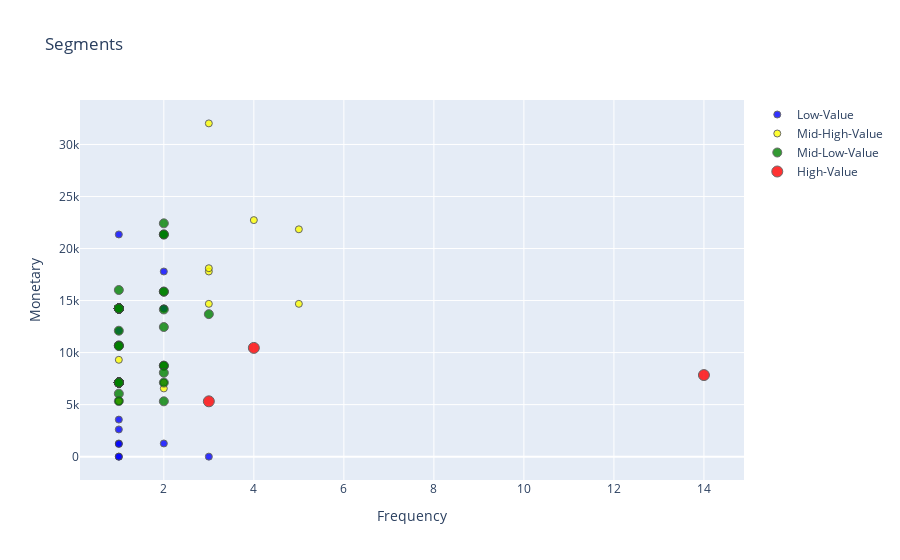
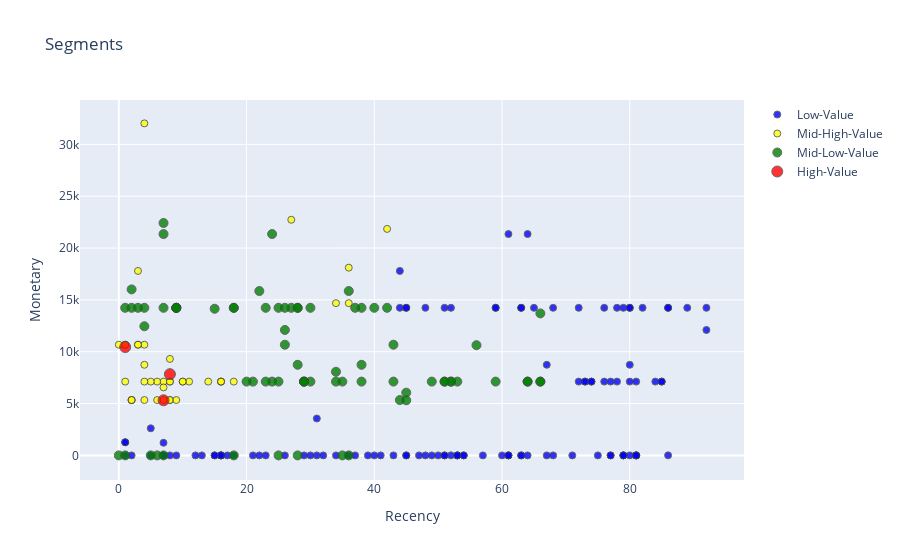
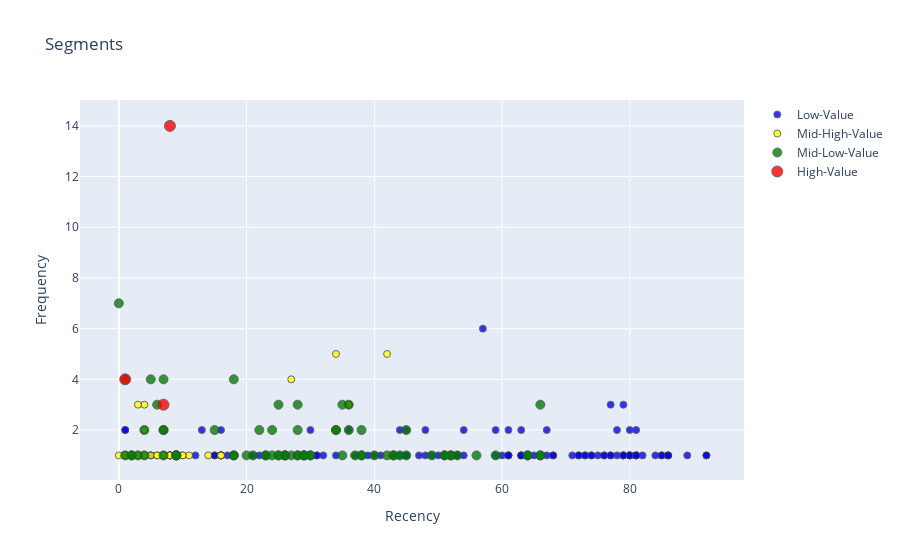

Source (notebook cell) for these figures, in order:
### Markdown cell above
# Visualisations

### Code cell
# Define a function to create scatter plots for different segments
def create_segment_scatter(tx_graph, x_column, y_column, x_title, y_title):
    plot_data = []
    markers = {'Low-Value': {'color': 'blue', 'size': 7},
               'Mid-High-Value': {'color': 'yellow', 'size': 7},
               'Mid-Low-Value': {'color': 'green', 'size': 9},
               'High-Value': {'color': 'red', 'size': 11}}
  
    
    for segment, properties in markers.items():
        scatter_data = go.Scatter(
            x=tx_graph.query(f"Segment == '{segment}'")[x_column],
            y=tx_graph.query(f"Segment == '{segment}'")[y_column],
            mode='markers',
            name=segment,
            marker=dict(
                size=properties['size'],
                line=dict(width=1),
                color=properties['color'],
                opacity=0.8
            )
        )
        plot_data.append(scatter_data)

    plot_layout = go.Layout(
        xaxis={'title': x_title},
        yaxis={'title': y_title},
        title='Segments'
    )
    fig = go.Figure(data=plot_data, layout=plot_layout)
    fig.write_image(f"output/{x_column}_vs_{y_column}.png")  # Save the plot as an image
    fig.show()

# Example usage:
# Revenue vs Frequency
tx_graph_revenue_frequency = df_RFM.query("Monetary > 0 and Frequency > 0")
create_segment_scatter(tx_graph_revenue_frequency, 'Frequency', 'Monetary', 'Frequency', 'Monetary')

# Revenue vs Recency
tx_graph_revenue_recency = df_RFM.query("Monetary < 50000 and Frequency < 2000")
create_segment_scatter(tx_graph_revenue_recency, 'Recency', 'Monetary', 'Recency', 'Monetary')

# Revenue vs Frequency
tx_graph_recency_frequency = df_RFM.query("Monetary < 50000 and Frequency < 2000")
create_segment_scatter(tx_graph_recency_frequency, 'Recency', 'Frequency', 'Recency', 'Frequency')

### Figure 1 — Plotly figure (JSON) as saved in the notebook; plotly's stock layout.template omitted (floating-point values rounded to 4 significant figures)
{"data": [{"marker": {"color": "blue", "line": {"width": 1}, "opacity": 0.8, "size": 7}, "mode": "markers", "name": "Low-Value", "x": [1, 1, 2, 1, 1, 2, 1, 2, 1, 2, 2, 1, 1, 1, 1, 1, 1, 1, 1, 1, 1, 1, 1, 1, 1, 1, 1, 1, 1, 1, 1, 1, 1, 2, 2, 1, 1, 1, 1, 1, 1, 1, 1, 1, 1, 1, 1, 2, 3, 1], "y": [2613.0, 1265.0, 1265.0, 1216.0, 3559.0, 21350.0, 21350.0, 17790.0, 14230.0, 14230.0, 14230.0, 14230.0, 14230.0, 14230.0, 14230.0, 14230.0, 14230.0, 14230.0, 14230.0, 0.01, 14230.0, 14230.0, 14230.0, 14230.0, 14230.0, 14230.0, 14230.0, 14230.0, 14230.0, 14230.0, 14230.0, 14230.0, 12100.0, 8739.0, 8739.0, 7117.0, 7117.0, 7117.0, 7117.0, 7117.0, 7117.0, 7117.0, 7117.0, 7117.0, 7117.0, 7117.0, 7117.0, 7117.0, 0.01, 0.01], "type": "scatter"}, {"marker": {"color": "yellow", "line": {"width": 1}, "opacity": 0.8, "size": 7}, "mode": "markers", "name": "Mid-High-Value", "x": [3, 3, 1, 1, 1, 1, 1, 1, 1, 2, 1, 1, 1, 1, 1, 1, 1, 1, 1, 1, 1, 2, 1, 1, 1, 2, 1, 1, 1, 1, 1, 1, 1, 1, 1, 4, 5, 3, 5, 3], "y": [32030.0, 17790.0, 10680.0, 10680.0, 10680.0, 10680.0, 10680.0, 10680.0, 9305.0, 8739.0, 7117.0, 7117.0, 7117.0, 7117.0, 7117.0, 7117.0, 7117.0, 7117.0, 7117.0, 7117.0, 7117.0, 7117.0, 7117.0, 7117.0, 7117.0, 6554.0, 5338.0, 5338.0, 5338.0, 5338.0, 5338.0, 5338.0, 5338.0, 5338.0, 5338.0, 22730.0, 21850.0, 18110.0, 14680.0, 14680.0], "type": "scatter"}, {"marker": {"color": "green", "line": {"width": 1}, "opacity": 0.8, "size": 9}, "mode": "markers", "name": "Mid-Low-Value", "x": [2, 2, 1, 1, 1, 1, 1, 1, 1, 1, 1, 1, 1, 1, 2, 2, 2, 2, 2, 1, 1, 1, 1, 1, 1, 1, 1, 1, 1, 1, 1, 1, 2, 2, 2, 1, 1, 1, 1, 1, 1, 1, 1, 1, 1, 2, 1, 3, 1, 1, 1, 1, 1, 1, 1, 1, 1, 1, 1, 1, 1, 1, 1, 1, 2], "y": [22420.0, 21350.0, 16010.0, 14230.0, 14230.0, 14230.0, 14230.0, 14230.0, 14230.0, 14230.0, 14230.0, 14230.0, 14230.0, 14230.0, 14140.0, 12450.0, 21350.0, 15860.0, 15860.0, 14230.0, 14230.0, 14230.0, 14230.0, 14230.0, 14230.0, 14230.0, 14230.0, 14230.0, 14230.0, 14230.0, 12100.0, 10680.0, 8739.0, 8739.0, 8065.0, 7117.0, 7117.0, 7117.0, 7117.0, 7117.0, 7117.0, 7117.0, 7117.0, 7117.0, 7117.0, 7117.0, 7117.0, 13690.0, 10680.0, 10630.0, 7117.0, 7117.0, 7117.0, 7117.0, 7117.0, 7117.0, 7117.0, 7117.0, 7117.0, 7117.0, 7117.0, 7117.0, 6050.0, 5338.0, 5315.0], "type": "scatter"}, {"marker": {"color": "red", "line": {"width": 1}, "opacity": 0.8, "size": 11}, "mode": "markers", "name": "High-Value", "x": [4, 14, 3], "y": [10450.0, 7838.0, 5315.0], "type": "scatter"}], "layout": {"title": {"text": "Segments"}, "xaxis": {"title": {"text": "Frequency"}}, "yaxis": {"title": {"text": "Monetary"}}}}

### Figure 2 — Plotly figure (JSON) as saved in the notebook; plotly's stock layout.template omitted (floating-point values rounded to 4 significant figures)
{"data": [{"marker": {"color": "blue", "line": {"width": 1}, "opacity": 0.8, "size": 7}, "mode": "markers", "name": "Low-Value", "x": [5, 1, 1, 7, 16, 7, 5, 18, 15, 1, 13, 7, 16, 12, 8, 9, 16, 16, 2, 17, 15, 31, 34, 31, 36, 32, 26, 40, 21, 39, 30, 29, 22, 37, 23, 41, 61, 64, 44, 51, 45, 59, 44, 45, 63, 48, 63, 59, 65, 52, 52, 63, 61, 51, 54, 53, 48, 63, 47, 49, 64, 61, 53, 60, 45, 57, 50, 45, 54, 53, 51, 43, 61, 79, 82, 80, 86, 78, 86, 72, 76, 80, 92, 68, 89, 92, 80, 67, 74, 73, 73, 80, 85, 81, 84, 85, 76, 74, 77, 72, 78, 79, 86, 71, 81, 81, 79, 75, 77, 77, 80, 79, 67, 68, 81, 81], "y": [2613.0, 1265.0, 1265.0, 1216.0, 0.0, 0.0, 0.0, 0.0, 0.0, 0.0, 0.0, 0.0, 0.0, 0.0, 0.0, 0.0, 0.0, 0.0, 0.0, 0.0, 0.0, 3559.0, 0.0, 0.0, 0.0, 0.0, 0.0, 0.0, 0.0, 0.0, 0.0, 0.0, 0.0, 0.0, 0.0, 0.0, 21350.0, 21350.0, 17790.0, 14230.0, 14230.0, 14230.0, 14230.0, 14230.0, 14230.0, 14230.0, 14230.0, 14230.0, 14230.0, 14230.0, 0.01, 0.0, 0.0, 0.0, 0.0, 0.0, 0.0, 0.0, 0.0, 0.0, 0.0, 0.0, 0.0, 0.0, 0.0, 0.0, 0.0, 0.0, 0.0, 0.0, 0.0, 0.0, 0.0, 14230.0, 14230.0, 14230.0, 14230.0, 14230.0, 14230.0, 14230.0, 14230.0, 14230.0, 14230.0, 14230.0, 14230.0, 12100.0, 8739.0, 8739.0, 7117.0, 7117.0, 7117.0, 7117.0, 7117.0, 7117.0, 7117.0, 7117.0, 7117.0, 7117.0, 7117.0, 7117.0, 7117.0, 0.01, 0.01, 0.0, 0.0, 0.0, 0.0, 0.0, 0.0, 0.0, 0.0, 0.0, 0.0, 0.0, 0.0, 0.0], "type": "scatter"}, {"marker": {"color": "yellow", "line": {"width": 1}, "opacity": 0.8, "size": 7}, "mode": "markers", "name": "Mid-High-Value", "x": [4, 3, 3, 1, 4, 0, 3, 1, 8, 4, 11, 7, 8, 16, 10, 8, 14, 18, 1, 6, 5, 4, 16, 16, 10, 7, 4, 8, 2, 8, 9, 6, 2, 7, 2, 27, 42, 36, 34, 36], "y": [32030.0, 17790.0, 10680.0, 10680.0, 10680.0, 10680.0, 10680.0, 10680.0, 9305.0, 8739.0, 7117.0, 7117.0, 7117.0, 7117.0, 7117.0, 7117.0, 7117.0, 7117.0, 7117.0, 7117.0, 7117.0, 7117.0, 7117.0, 7117.0, 7117.0, 6554.0, 5338.0, 5338.0, 5338.0, 5338.0, 5338.0, 5338.0, 5338.0, 5338.0, 5338.0, 22730.0, 21850.0, 18110.0, 14680.0, 14680.0], "type": "scatter"}, {"marker": {"color": "green", "line": {"width": 1}, "opacity": 0.8, "size": 9}, "mode": "markers", "name": "Mid-Low-Value", "x": [7, 7, 2, 1, 4, 18, 2, 7, 9, 18, 9, 9, 3, 9, 15, 4, 0, 6, 5, 7, 1, 18, 24, 36, 22, 27, 38, 25, 42, 26, 40, 28, 28, 23, 37, 30, 26, 26, 38, 28, 34, 24, 38, 25, 30, 29, 21, 35, 29, 20, 23, 34, 29, 25, 36, 28, 35, 66, 43, 56, 66, 59, 64, 43, 53, 52, 51, 66, 52, 49, 64, 51, 45, 44, 45], "y": [22420.0, 21350.0, 16010.0, 14230.0, 14230.0, 14230.0, 14230.0, 14230.0, 14230.0, 14230.0, 14230.0, 14230.0, 14230.0, 14230.0, 14140.0, 12450.0, 0.0, 0.0, 0.0, 0.0, 0.0, 0.0, 21350.0, 15860.0, 15860.0, 14230.0, 14230.0, 14230.0, 14230.0, 14230.0, 14230.0, 14230.0, 14230.0, 14230.0, 14230.0, 14230.0, 12100.0, 10680.0, 8739.0, 8739.0, 8065.0, 7117.0, 7117.0, 7117.0, 7117.0, 7117.0, 7117.0, 7117.0, 7117.0, 7117.0, 7117.0, 7117.0, 7117.0, 0.0, 0.0, 0.0, 0.0, 13690.0, 10680.0, 10630.0, 7117.0, 7117.0, 7117.0, 7117.0, 7117.0, 7117.0, 7117.0, 7117.0, 7117.0, 7117.0, 7117.0, 7117.0, 6050.0, 5338.0, 5315.0], "type": "scatter"}, {"marker": {"color": "red", "line": {"width": 1}, "opacity": 0.8, "size": 11}, "mode": "markers", "name": "High-Value", "x": [1, 8, 7], "y": [10450.0, 7838.0, 5315.0], "type": "scatter"}], "layout": {"title": {"text": "Segments"}, "xaxis": {"title": {"text": "Recency"}}, "yaxis": {"title": {"text": "Monetary"}}}}

### Figure 3 — Plotly figure (JSON) as saved in the notebook; plotly's stock layout.template omitted (floating-point values rounded to 4 significant figures)
{"data": [{"marker": {"color": "blue", "line": {"width": 1}, "opacity": 0.8, "size": 7}, "mode": "markers", "name": "Low-Value", "x": [5, 1, 1, 7, 16, 7, 5, 18, 15, 1, 13, 7, 16, 12, 8, 9, 16, 16, 2, 17, 15, 31, 34, 31, 36, 32, 26, 40, 21, 39, 30, 29, 22, 37, 23, 41, 61, 64, 44, 51, 45, 59, 44, 45, 63, 48, 63, 59, 65, 52, 52, 63, 61, 51, 54, 53, 48, 63, 47, 49, 64, 61, 53, 60, 45, 57, 50, 45, 54, 53, 51, 43, 61, 79, 82, 80, 86, 78, 86, 72, 76, 80, 92, 68, 89, 92, 80, 67, 74, 73, 73, 80, 85, 81, 84, 85, 76, 74, 77, 72, 78, 79, 86, 71, 81, 81, 79, 75, 77, 77, 80, 79, 67, 68, 81, 81], "y": [1, 1, 2, 1, 2, 1, 1, 1, 1, 2, 2, 1, 1, 1, 1, 1, 1, 1, 1, 1, 1, 1, 1, 1, 2, 1, 1, 1, 1, 1, 2, 1, 1, 1, 1, 1, 2, 1, 2, 1, 2, 2, 1, 1, 1, 1, 1, 1, 1, 1, 1, 1, 1, 1, 1, 1, 2, 2, 1, 1, 1, 1, 1, 1, 1, 6, 1, 1, 2, 1, 1, 1, 1, 1, 1, 1, 1, 1, 1, 1, 1, 1, 1, 1, 1, 1, 2, 2, 1, 1, 1, 1, 1, 1, 1, 1, 1, 1, 1, 1, 2, 3, 1, 1, 2, 1, 1, 1, 3, 1, 1, 1, 1, 1, 1, 1], "type": "scatter"}, {"marker": {"color": "yellow", "line": {"width": 1}, "opacity": 0.8, "size": 7}, "mode": "markers", "name": "Mid-High-Value", "x": [4, 3, 3, 1, 4, 0, 3, 1, 8, 4, 11, 7, 8, 16, 10, 8, 14, 18, 1, 6, 5, 4, 16, 16, 10, 7, 4, 8, 2, 8, 9, 6, 2, 7, 2, 27, 42, 36, 34, 36], "y": [3, 3, 1, 1, 1, 1, 1, 1, 1, 2, 1, 1, 1, 1, 1, 1, 1, 1, 1, 1, 1, 2, 1, 1, 1, 2, 1, 1, 1, 1, 1, 1, 1, 1, 1, 4, 5, 3, 5, 3], "type": "scatter"}, {"marker": {"color": "green", "line": {"width": 1}, "opacity": 0.8, "size": 9}, "mode": "markers", "name": "Mid-Low-Value", "x": [7, 7, 2, 1, 4, 18, 2, 7, 9, 18, 9, 9, 3, 9, 15, 4, 0, 6, 5, 7, 1, 18, 24, 36, 22, 27, 38, 25, 42, 26, 40, 28, 28, 23, 37, 30, 26, 26, 38, 28, 34, 24, 38, 25, 30, 29, 21, 35, 29, 20, 23, 34, 29, 25, 36, 28, 35, 66, 43, 56, 66, 59, 64, 43, 53, 52, 51, 66, 52, 49, 64, 51, 45, 44, 45], "y": [2, 2, 1, 1, 1, 1, 1, 1, 1, 1, 1, 1, 1, 1, 2, 2, 7, 3, 4, 4, 4, 4, 2, 2, 2, 1, 1, 1, 1, 1, 1, 1, 1, 1, 1, 1, 1, 1, 2, 2, 2, 1, 1, 1, 1, 1, 1, 1, 1, 1, 1, 2, 1, 3, 3, 3, 3, 3, 1, 1, 1, 1, 1, 1, 1, 1, 1, 1, 1, 1, 1, 1, 1, 1, 2], "type": "scatter"}, {"marker": {"color": "red", "line": {"width": 1}, "opacity": 0.8, "size": 11}, "mode": "markers", "name": "High-Value", "x": [1, 8, 7], "y": [4, 14, 3], "type": "scatter"}], "layout": {"title": {"text": "Segments"}, "xaxis": {"title": {"text": "Recency"}}, "yaxis": {"title": {"text": "Frequency"}}}}
